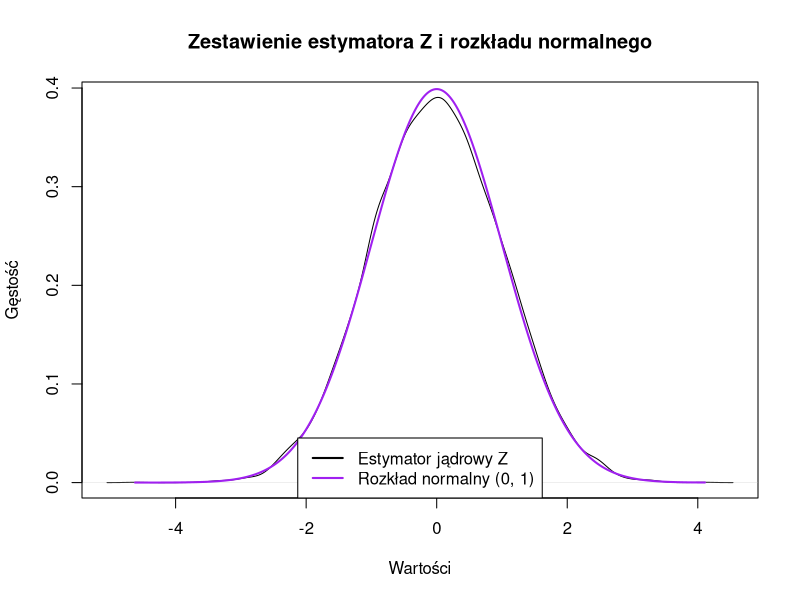
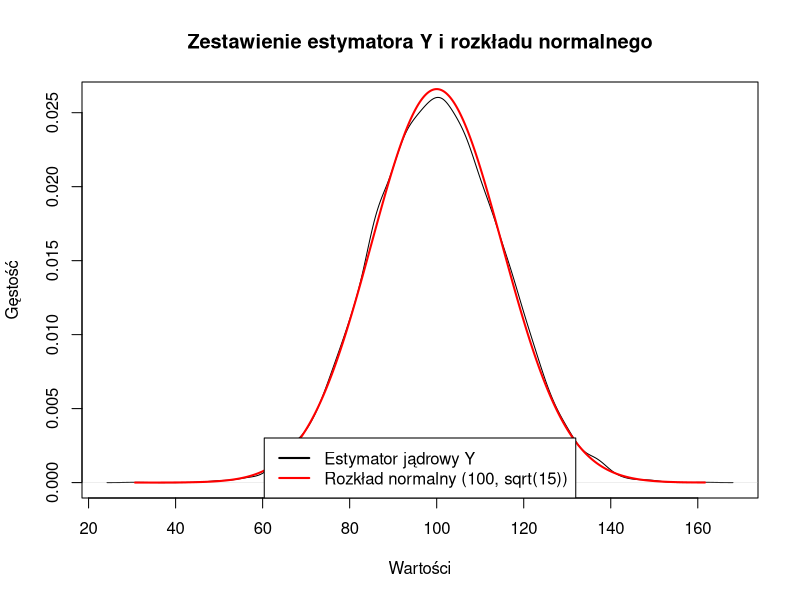
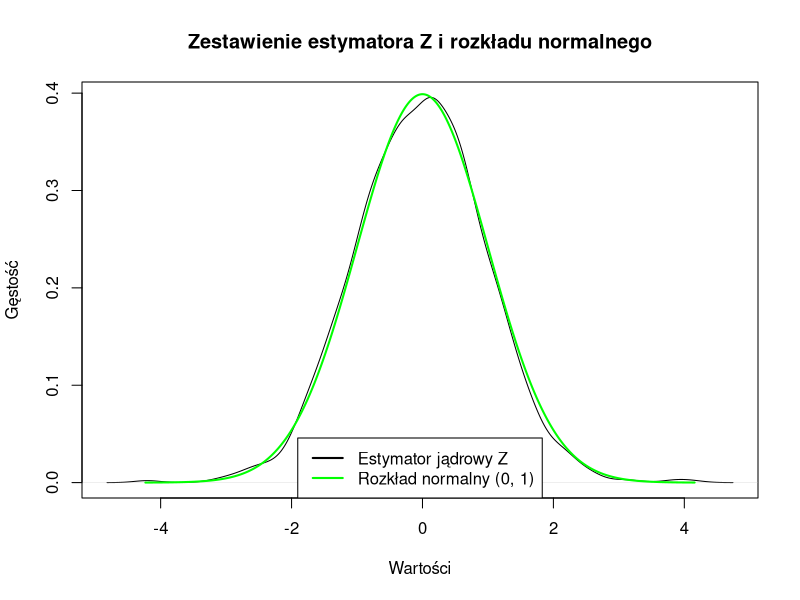
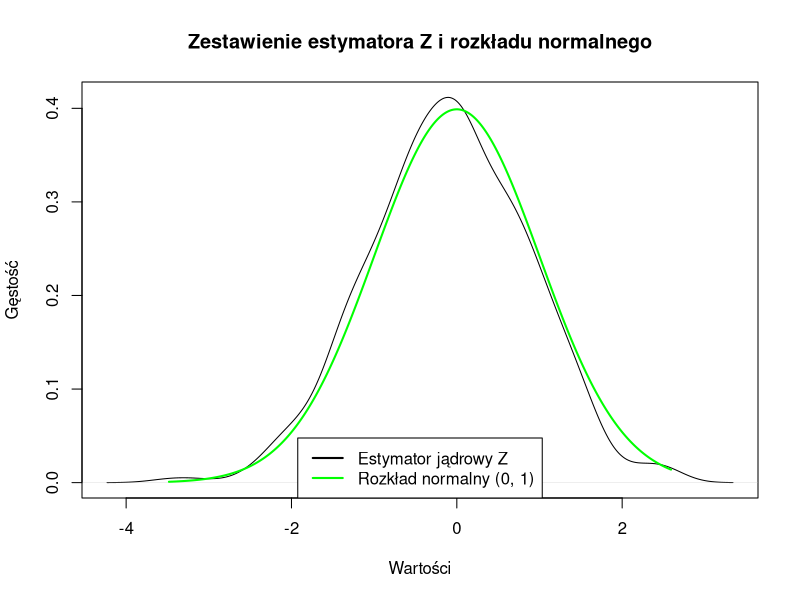
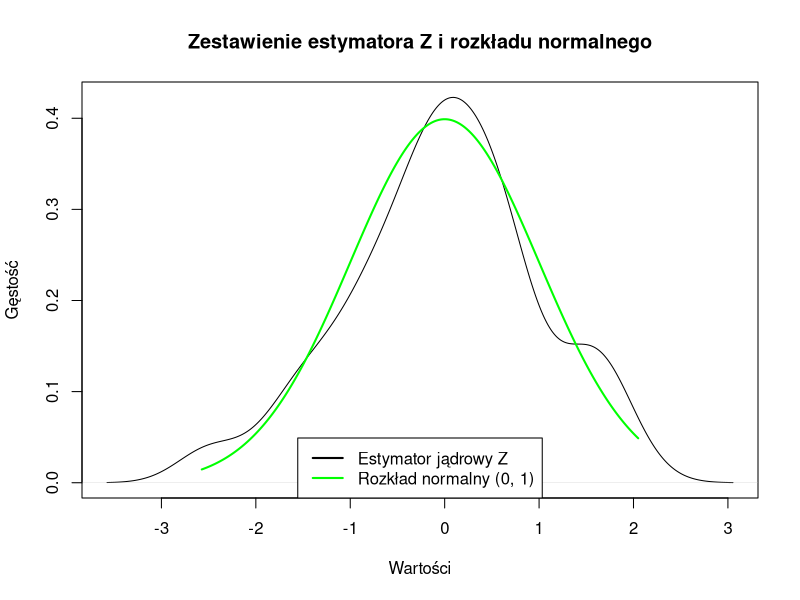
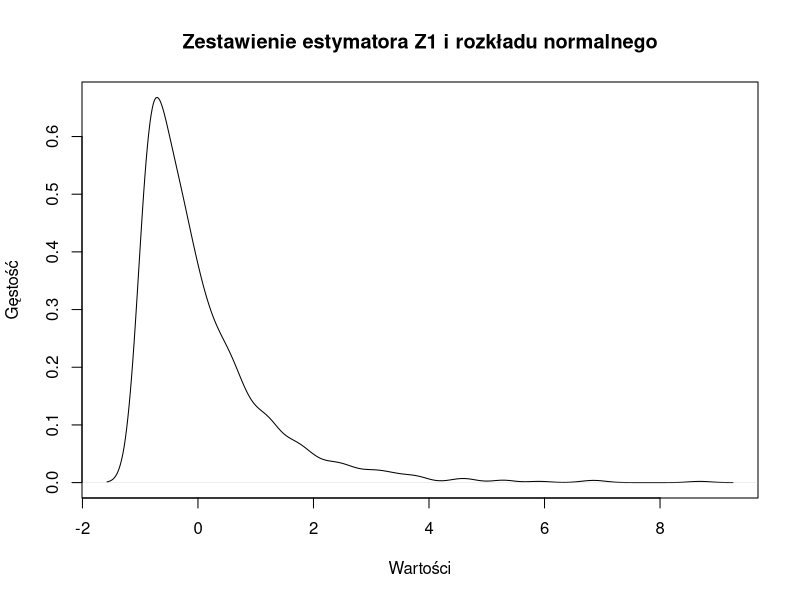

These figures' R source, in order: (Note: this script raises an error after producing the figures.)
# Lista 7 Filip Antoniak
# Zadanie 1
# a) ------------------------------------------------------
# i) P(X<164)
odchylenie = sqrt(144)
pnorm(164, 170, odchylenie)
# ii) P(X>188) = 1 - P(X<188)
1 - pnorm(188, 170, odchylenie)
# iii) P(158<X<185) = P(X<185) - P(X<158)
pnorm(185, 170, odchylenie) - pnorm(158, 170, odchylenie)

# b) ------------------------------------------------------
qnorm(0.85, 170, odchylenie)

#Zadanie 2
# ---------------------------------------------------------
# i) Z=cos(2πU_1) *√(-2ln(U_2)), gdzie U_1,U_2~U[0,1].
# generowanie 10000 realizacji [0, 1]
n = 10000
U1 = runif(n)
U2 = runif(n)
Z = cos(2*pi*U1)*sqrt(-2*log(U2))
head(Z)

# ii) -----------------------------------------------------
estymator_jadrowy = density(Z)
# standardowy rozkład normalny znormalizowany dla wartsci z zakresu Z
wartosci_X = seq(from=min(Z), to=max(Z), length.out = length(estymator_jadrowy$x))
rozklad_normalny <- dnorm(wartosci_X, mean = 0, sd = 1)

# zestawienie na wykresie
plot(estymator_jadrowy, main="Zestawienie estymatora Z i rozkładu normalnego",
     xlab="Wartości", ylab="Gęstość")
lines(wartosci_X, rozklad_normalny, col='purple', lwd=2)
legend("bottom", legend=c("Estymator jądrowy Z", "Rozkład normalny (0, 1)"),
       col=c("black", "purple"), lwd=2)

# iii) ----------------------------------------------------
Y = 100+15*Z
jadro_Y = density(Y)
wartosci_X = seq(from=min(Y), to=max(Y), length.out = length(jadro_Y$x))
rozklad_normalny <- dnorm(wartosci_X, mean = 100, sd = 15)

# zestawienie na wykresie
plot(jadro_Y, main="Zestawienie estymatora Y i rozkładu normalnego",
     xlab="Wartości", ylab="Gęstość")
lines(wartosci_X, rozklad_normalny, col='red', lwd=2)
legend("bottom", legend=c("Estymator jądrowy Y", "Rozkład normalny (100, sqrt(15))"),
       col=c("black", "red"), lwd=2)


#Zadanie 3
# ---------------------------------------------------------
# i) Wzrost X ma rozkład normalny z średnią 170cm a odchyleniem standardowym 12cm.
wzrost_x = rnorm (2000, 170, 12)
# ii) 
Z = (wzrost_x - 170)/12
jadro_Z = density(Z)

# standardowy rozkład normalny znormalizowany dla wartsci z zakresu Z
wartosci_X <- seq(from=min(Z), to=max(Z), length.out = length(jadro_Z$x))
rozklad_normalny <- dnorm(wartosci_X, mean = 0, sd = 1)

# zestawienie na wykresie
plot(jadro_Z, main="Zestawienie estymatora Z i rozkładu normalnego",
     xlab="Wartości", ylab="Gęstość")
lines(wartosci_X, rozklad_normalny, col='green', lwd=2)
legend("bottom", legend=c("Estymator jądrowy Z", "Rozkład normalny (0, 1)"),
       col=c("black", "green"), lwd=2)

# iii)
# dla n = 500 ---------------------------------------------
wzrost_x = rnorm (500, 170, 12)
Z = (wzrost_x - 170)/12
jadro_Z = density(Z)

# standardowy rozkład normalny znormalizowany dla wartsci z zakresu Z
wartosci_X <- seq(from=min(Z), to=max(Z), length.out = length(jadro_Z$x))
rozklad_normalny <- dnorm(wartosci_X, mean = 0, sd = 1)

# zestawienie na wykresie
plot(jadro_Z, main="Zestawienie estymatora Z i rozkładu normalnego",
     xlab="Wartości", ylab="Gęstość")
lines(wartosci_X, rozklad_normalny, col='green', lwd=2)
legend("bottom", legend=c("Estymator jądrowy Z", "Rozkład normalny (0, 1)"),
       col=c("black", "green"), lwd=2)

# dla n = 100 ---------------------------------------------
wzrost_x = rnorm (100, 170, 12)
Z = (wzrost_x - 170)/12
jadro_Z = density(Z)

# standardowy rozkład normalny znormalizowany dla wartsci z zakresu Z
wartosci_X <- seq(from=min(Z), to=max(Z), length.out = length(jadro_Z$x))
rozklad_normalny <- dnorm(wartosci_X, mean = 0, sd = 1)

# zestawienie na wykresie
plot(jadro_Z, main="Zestawienie estymatora Z i rozkładu normalnego",
     xlab="Wartości", ylab="Gęstość")
lines(wartosci_X, rozklad_normalny, col='green', lwd=2)
legend("bottom", legend=c("Estymator jądrowy Z", "Rozkład normalny (0, 1)"),
       col=c("black", "green"), lwd=2)


#Zadanie 4
# ---------------------------------------------------------
lambda = 1/2
oczekiwana = 1/lambda
odchylenie = oczekiwana
n = 1000
# a) ------------------------------------------------------
# funckja generuje Si, czyli i (ile_x) wartosci x o rozkladzie wykladniczym
badaj_odchylenie = function(ile_x) {
  # 1000 realizacji danych sum
  S = c()
  Z = c()
  for (i in 1:n) {
    # generuj pojedyncza sume
    S[i] = sum(rexp(ile_x, lambda))
    
    # dla każdej (pojedynczej) realizacji, generuje Z z centralnego twierdzenia granicznego
    Z[i] = (S[i] - oczekiwana*ile_x)/(odchylenie * sqrt(ile_x))
  }
  return(Z)
}
Z1 = badaj_odchylenie(1)
Z20 = badaj_odchylenie(20)
Z200 = badaj_odchylenie(200)
abs(mean(head(Z1)))
abs(mean(head(Z20)))
abs(mean(head(Z200)))

# b) ------------------------------------------------------
generuj_zestawienie = function(z, nazwa="") {
  nazwa = paste("Zestawienie estymatora", nazwa, "i rozkładu normalnego")
  plot(density(z), main=nazwa, xlab="Wartości", ylab="Gęstość")
  wartosci_X <- seq(from=min(z), to=max(z), length.out = length(estymator_Z1$x))
  rozklad_normalny <- dnorm(wartosci_X, mean = 0, sd = 1)
  lines(wartosci_X, rozklad_normalny, col='green', lwd=2)
  legend("bottom", legend=c("Estymator jądrowy Z","Rozkład normalny (0, 1)"),
         col=c("black", "green"), lwd=2)
  
}
generuj_zestawienie(Z1, "Z1")
generuj_zestawienie(Z20,"Z20")
generuj_zestawienie(Z200, "Z200")


#Zadanie 5
# odchylenie = sqrt(np*(1-p))
# wartosc oczekiwana = np
histogram_binom = function(n, p) {
  x = 0:n
  ilosc = 10000
  odchylenie = sqrt(n*p*(1-p))
  wartosc_oczekiwana = n*p
  bin_a = rbinom(ilosc, n, p)
  
  #obliczam maksymalna wartosc w gestosci bin_a zeby ustalic wysokosc wykresu (y)
  max_bin_a = max(density(bin_a)$y)
  
  hist(bin_a, freq = FALSE, col = "blue",
       main = paste("Histogram dla rozkładu rbinom n=",n,"p=",p), 
       xlab = "x", ylab = "gęstość prawdopodobieństwa",
       ylim = c(0, max_bin_a*1.15))
  #rozkład normalny
  curve(dnorm(x, mean = wartosc_oczekiwana, sd = odchylenie),
        add = TRUE, lwd = 2, col = "red", from = 0, to = n)
}
# a) ------------------------------------------------------
histogram_binom(30, 0.5)
# b) ------------------------------------------------------
histogram_binom(1000, 0.5)
# c) ------------------------------------------------------
histogram_binom(30, 0.1)
# d) ------------------------------------------------------
histogram_binom(1000, 0.05)

